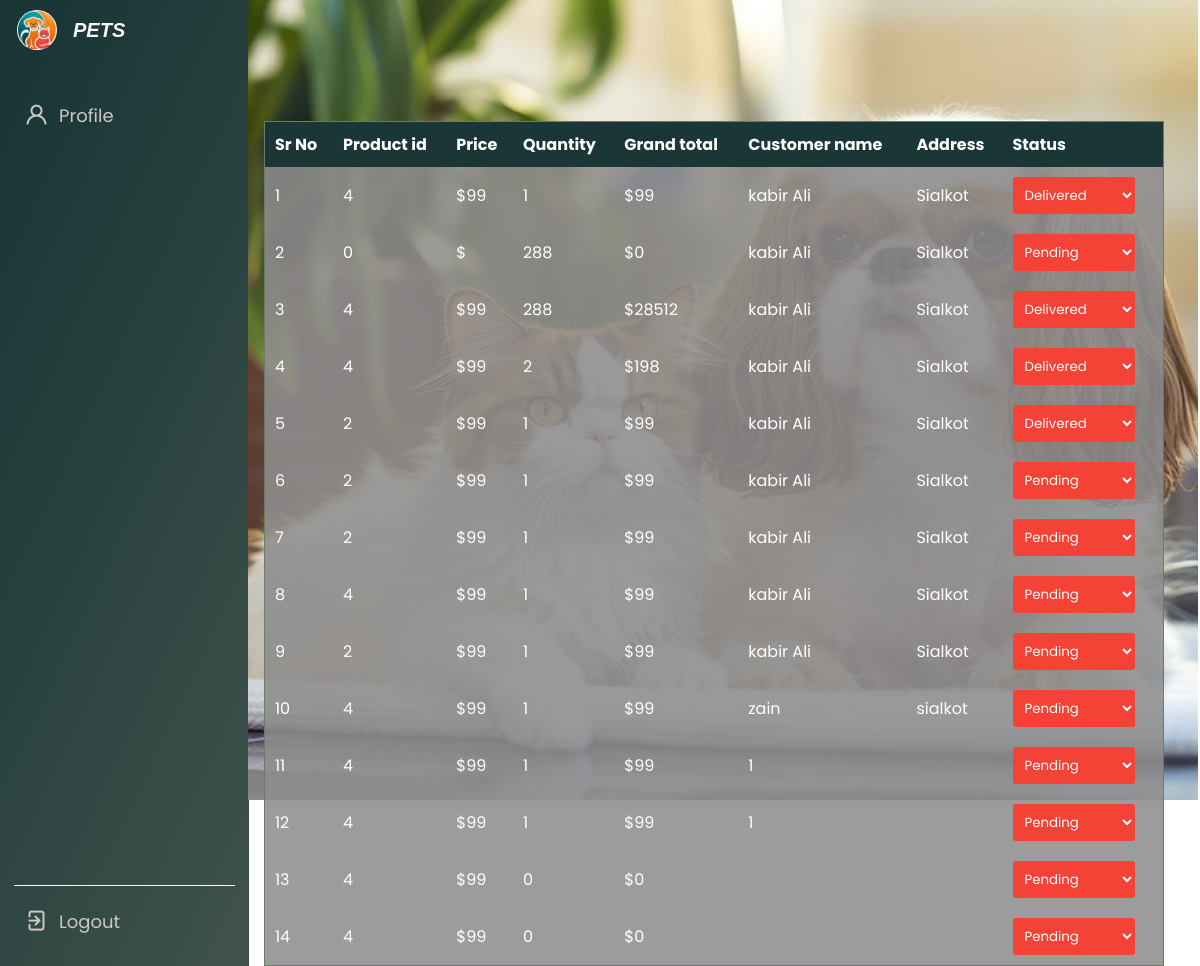
/Php/orders.php, run on the app's committed database.
### tables this page shows
CREATE TABLE `orders` (
  `id` int(11) NOT NULL,
  `customer_id` int(11) NOT NULL,
  `pet_id` int(11) NOT NULL,
  `price` varchar(50) NOT NULL,
  `quantity` varchar(50) NOT NULL,
  `grand_total` varchar(50) NOT NULL,
  `status` varchar(50) NOT NULL DEFAULT 'pending'
);

CREATE TABLE `customers` (
  `id` int(11) NOT NULL,
  `name` varchar(50) NOT NULL,
  `number` varchar(50) NOT NULL,
  `address` varchar(50) NOT NULL,
  `email` varchar(50) NOT NULL,
  `password` varchar(50) NOT NULL
);

### Php/orders.php (the view, shortened to what this page needs)
<!DOCTYPE html>
<html lang="en">
<head>
    <link rel="stylesheet" href="../Assets/css/style.css">
    <link rel="stylesheet" href="../Assets/css/main.css">
    <link rel="stylesheet" href="../Assets/css/loader.css">
    <link rel="stylesheet" href="https://unicons.iconscout.com/release/v4.0.0/css/line.css">
</head>
<body>
<?php
require 'connectdb.php';
?>
   <?php
   include './sidebar.php';
   ?>
    <section class="dashboard">
        <div class="table-container">
        <div>
            </div>
            <table class="product-table">
                <thead>
                    <tr>
                        <th>Sr No</th>
                        <th>Product id</th>
                        <th>Price</th>
                        <th>Quantity</th>
                        <th>Grand total</th>
                        <th>Customer name</th>
                        <th>Address</th>
                        <th>Status</th>
                    </tr>
                </thead>
                <tbody>
    <?php
    $query = "SELECT * FROM orders";
    $result = mysqli_query($conn, $query);
    $i=1;
    if (mysqli_num_rows($result) > 0) {
        while($row = mysqli_fetch_assoc($result)) {
            $status = $row['status'];
                echo "<tr>";
            echo "<td>" . $i . "</td>";
            echo "<td>" . $row['pet_id'] . "</td>";
            echo "<td>$" . $row['price'] . "</td>";
            echo "<td>" . $row['quantity'] . "</td>";
            echo "<td>$" . $row['grand_total'] . "</td>";
            $i++;
            $query2 = "SELECT * FROM customers WHERE id = '" . $row['customer_id'] . "'";
            $result2 = mysqli_query($conn, $query2);
            while($row2 = mysqli_fetch_assoc($result2)) {
                $customer_name =$row2['name'];
                $customer_address =$row2['address'];
                echo "<td>$customer_name</td>";
                echo "<td>$customer_address</td>";
              }
            echo "<td class='check'>";
            ?>
            <form action="#" method="get">
                <select name="status" class="delete-btn" id="" onchange="this.form.submit()">
                    <?php
                    if($status == 'pending') {
                        echo '<option value="pending" selected> Pending </option>
                              <option
                value="delivered"> Delivered </option>';
                    } else {
                        echo '<option value="delivered" selected disabled> Delivered </option>';
                    }
                    ?>
                </select>
            </form>
            <?php
            echo "</td>";
            echo "</tr>";
        }
    } else {
        echo "<tr><td colspan='5'>No order placed yet</td></tr>";
    }
    ?>
</tbody>     </table>
        </div>
    </section>
</body>
</html>

### Assets/css/style.css (style rules this page uses)
* { margin: 0; padding: 0; box-sizing: border-box; font-family: 'Poppins', sans-serif; }
:root { --primary-color: rgb(229, 224, 224); --secondory-color: #677D6A; --panel-color: #1A3636; --text-color: #f7f4f4; --black-light-color: #ccc8c8; --border-color: #f7f4f4; --toggle-color: #DDD; --box1-color: #4DA3FF; --box2-color: #FFE6AC; --box3-color: #E7D1FC; --title-icon-color: #fff; --tran-05: all 0.5s ease; --tran-03: all 0.3s ease; --tran-03: all 0.2s ease; }
body { min-height: 100vh; background-color: var(--primary-color); background-color: white; }
.dashboard { position: relative; left: 250px; background-color: var(--panel-color); background-color:white; min-height: 100vh; width: calc(100% - 250px); padding: 10px 14px; transition: var(--tran-05); }

### Assets/css/main.css (style rules this page uses)
.table-container { margin-top: -1.1%; height: 100vh; width: 103%; background: url("../pictures/logo.jpg" ) no-repeat center center/cover; margin-left: -1rem; }
.product-table { margin-top: 4%; width: 75vw; margin-left: 1rem; border-collapse: collapse; background-color: var(--secondory-color); border: 1px solid var(--secondory-color); background-color: rgba(0,0,0,0.5); }
.product-table thead { background-color: var(--panel-color); color: white; }
.product-table th, .product-table td { padding: 10px; text-align: left; }
.product-table tbody tr:nth-child(even) { background-color: hsl(175, 29%, 92%); color: white; background-color: rgba(250, 248, 248, 0.5); }
.product-table tbody tr:nth-child(odd) { background-color: hsl(175, 22%, 89%); background-color: rgba(250, 248, 248, 0.5); color: white; }
.product-table tbody { background-color: rgba(0,0,0,0.5); }
.edit-btn, .delete-btn { padding: 5px 10px; margin-right: 5px; border: none; cursor: pointer; color: white; border-radius: 3px; display: flex; padding: 0.5rem; }
.delete-btn { background-color: #f44336; }
.check { display:flex; }

### data on the page
orders: pet "4", price "99", quantity "1", grand_total "99"
customers: name "kabir Ali", address "Sialkot"
orders: pet "0", quantity "288", grand_total "0", status "Pending"
orders: pet "4", price "99", quantity "288", grand_total "28512"
orders: pet "4", price "99", quantity "2", grand_total "198"
orders: pet "2", price "99", quantity "1", grand_total "99"
orders: pet "2", price "99", quantity "1", grand_total "99", status "Pending"
orders: pet "2", price "99", quantity "1", grand_total "99", status "Pending"
orders: pet "4", price "99", quantity "1", grand_total "99", status "Pending"
orders: pet "2", price "99", quantity "1", grand_total "99", status "Pending"
orders: pet "4", price "99", quantity "1", grand_total "99", status "Pending"
customers: name "zain", address "sialkot"
orders: pet "4", price "99", quantity "1", grand_total "99", status "Pending"
customers: name "1"
orders: pet "4", price "99", quantity "1", grand_total "99", status "Pending"
customers: name "1"
orders: pet "4", price "99", quantity "0", grand_total "0", status "Pending"
orders: pet "4", price "99", quantity "0", grand_total "0", status "Pending"
